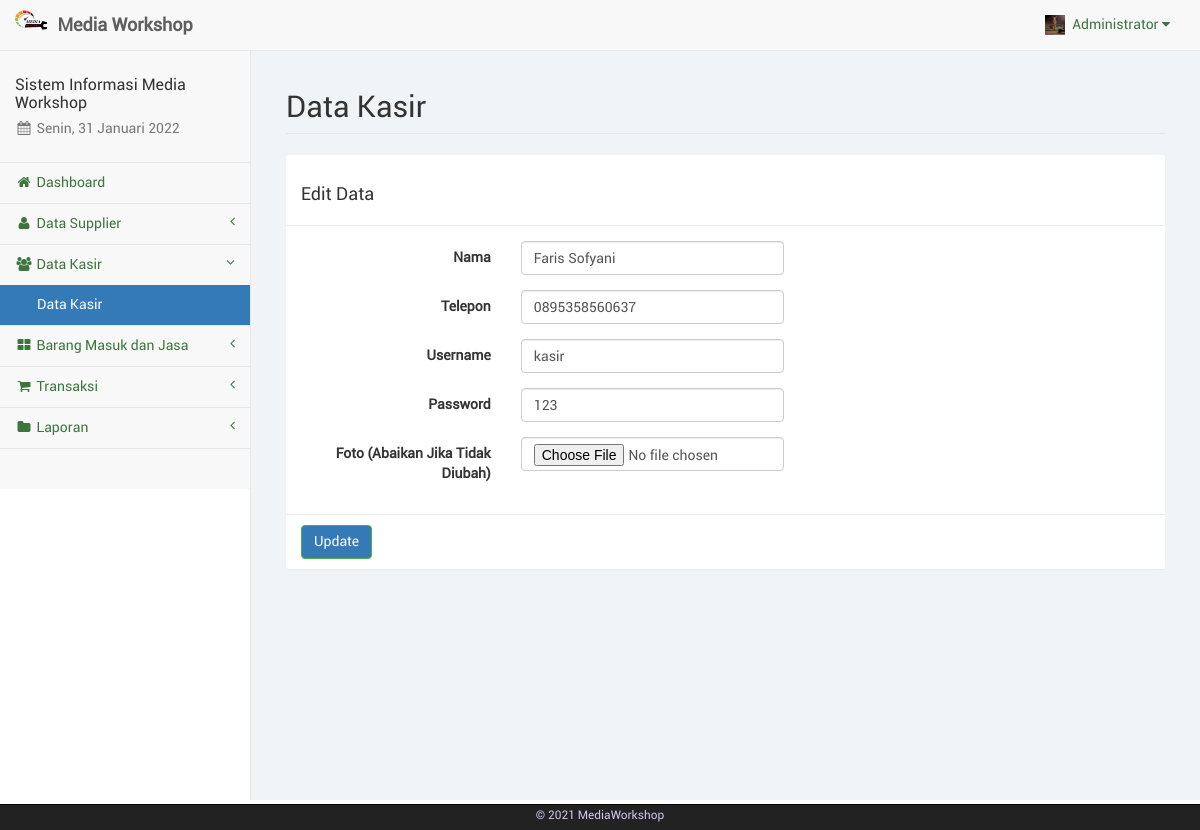
Screenshot of /kasir_edit.php?kas=1 (signed in) with the database file from the repository.
### tables this page shows
CREATE TABLE `users` (
  `id` int(11) NOT NULL,
  `nama` varchar(50) NOT NULL,
  `username` varchar(50) NOT NULL,
  `password` varchar(50) NOT NULL,
  `foto` varchar(255) DEFAULT NULL,
  `telp` varchar(14) NOT NULL,
  `role` varchar(15) NOT NULL
);

### kasir_edit.php (the view, shortened to what this page needs)
<?php
include("sess_check.php");
if (isset($_GET['kas'])) {
	$sql = "SELECT * FROM users WHERE id='" . $_GET['kas'] . "'";
	$ress = mysqli_query($conn, $sql);
	$data = mysqli_fetch_array($ress);
}
include("layout_top.php");
?>
<div id="page-wrapper">
	<div class="container-fluid">
		<div class="row">
			<div class="col-lg-12">
				<h1 class="page-header">Data Kasir</h1>
			</div>
		</div>
		<div class="row">
			<div class="col-lg-12"><?php include("layout_alert.php"); ?></div>
		</div>
		<div class="row">
			<div class="col-lg-12">
				<form class="form-horizontal" action="kasir_update.php" method="POST" enctype="multipart/form-data">
					<div class="panel panel-default">
						<div class="panel-heading">
							<h3>Edit Data</h3>
						</div>
						<div class="panel-body">
							<div class="form-group">
								<label class="control-label col-sm-3">Nama</label>
								<div class="col-sm-4">
									<input type="text" name="nama" class="form-control" placeholder="Nama" value="<?php echo $data['nama'] ?>" required>
								</div>
							</div>
							<div class="form-group">
								<label class="control-label col-sm-3">Telepon</label>
								<div class="col-sm-4">
									<input type="number" name="telp" min="0" class="form-control" placeholder="Telepon" value="<?php echo $data['telp'] ?>" required>
								</div>
							</div>
							<div class="form-group">
								<label class="control-label col-sm-3">Username</label>
								<div class="col-sm-4">
									<input type="text" name="user" class="form-control" placeholder="Username" value="<?php echo $data['username'] ?>" required>
								</div>
							</div>
							<div class="form-group">
								<label class="control-label col-sm-3">Password</label>
								<div class="col-sm-4">
									<input type="text" name="password" class="form-control" placeholder="Password" value="<?php echo $data['password'] ?>" required>
								</div>
							</div>
							<div class="form-group">
								<label class="control-label col-sm-3">Foto (Abaikan Jika Tidak Diubah)</label>
								<div class="col-sm-4">
									<input type="file" name="foto" class="form-control" accept="image/*">
								</div>
							</div>
						</div>
						<div class="panel-footer">
							<button type="submit" name="perbarui" class="btn btn-success">Update</button>
						</div>
					</div>
				</form>
			</div>
		</div>
	</div>
</div>
<?php
include("layout_bottom.php");
?>

### rows the page displays
users: nama "Faris Sofyani", telp "0895358560637", user "kasir", password "123"

### other values shown
$sess_admname "Administrator"
